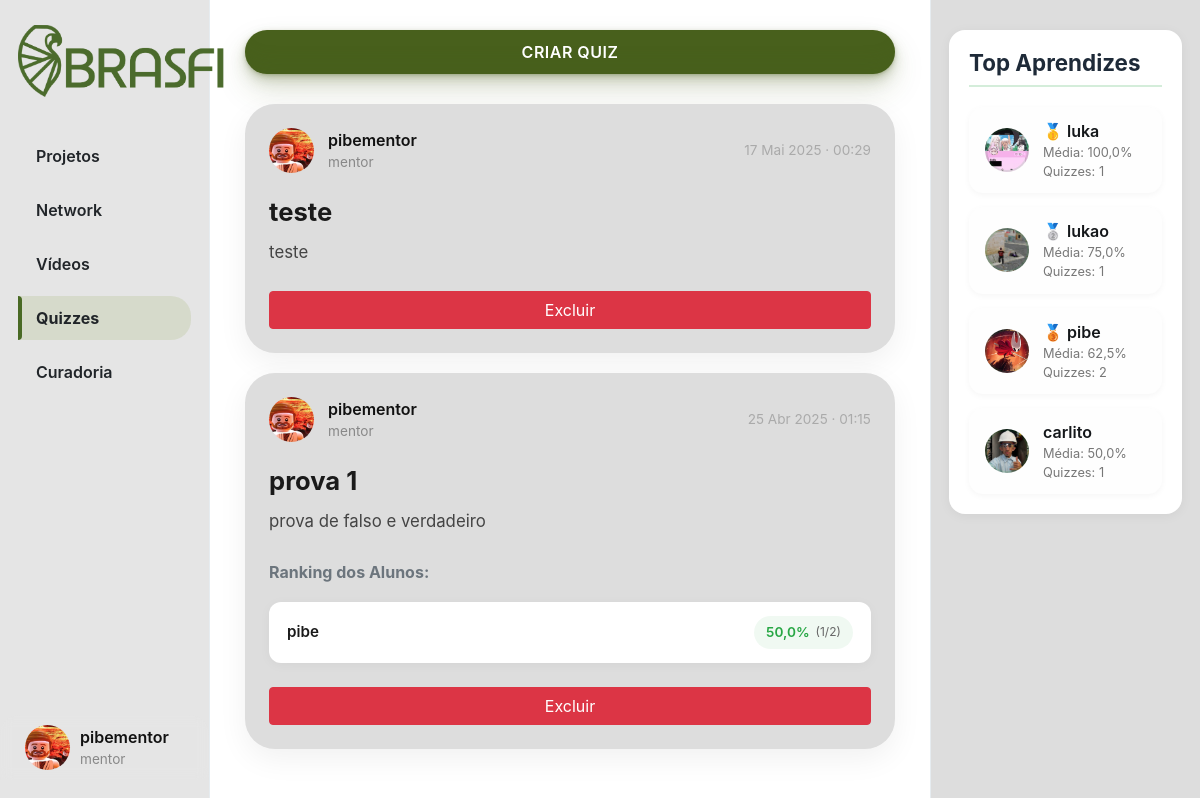
Page /quizzes (signed in) on the committed database.
### App_BRASFI/models.py (models this page shows, shortened)
class User(AbstractUser):
    TIPO_USUARIO = (
        ('mentor', 'Mentor'),
        ('aprendiz', 'Aprendiz'),
    )
    profilePic = models.ImageField(upload_to='profile_pic/', blank=True, null=True)
    userType = models.CharField(max_length=10, choices=TIPO_USUARIO, default='aprendiz')

class Quiz(models.Model):
    title = models.CharField(max_length=255)
    description = models.TextField(blank=True)
    created_at = models.DateTimeField(default=timezone.now)
    user = models.ForeignKey(User, on_delete=models.CASCADE, related_name="quizzes", null=True, blank=True)
    time_per_question = models.IntegerField(default=20)  # << NOVO

class QuizResult(models.Model):
    quiz = models.ForeignKey(Quiz, on_delete=models.CASCADE, related_name='results')
    user = models.ForeignKey(User, on_delete=models.CASCADE, related_name='quiz_results')
    score = models.IntegerField()
    total = models.IntegerField()
    percentage = models.FloatField()
    created_at = models.DateTimeField(auto_now_add=True)
    class Meta:
        unique_together = ('quiz', 'user')  # impede refazer o mesmo quiz

### App_BRASFI/views.py (the view)
# urls.py: path('quizzes', views.QuizzesView, name='quizzes'),
@login_required
def QuizzesView(request):
    quizzes = Quiz.objects.all().order_by('-id')
    quizzes_with_ranking = []
    for quiz in quizzes:
        item = {
            'quiz': quiz,
            'user_result': None,
            'ranking': [],
            'has_played': False
        }
        if request.user.userType == 'aprendiz':
            user_result = QuizResult.objects.filter(user=request.user, quiz=quiz).first()
            item['user_result'] = user_result
            item['has_played'] = user_result is not None
        if request.user.userType == 'mentor':
            item['ranking'] = quiz.results.order_by('-percentage')
        quizzes_with_ranking.append(item)
    user_stats = {}
    top_students = []
    if request.user.userType == 'aprendiz':
        results = QuizResult.objects.filter(user=request.user)
        total = results.count()
        avg = results.aggregate(Avg('percentage'))['percentage__avg'] or 0
        best = results.order_by('-percentage').first()
        user_stats = {
            'total_quizzes': total,
            'average_score': round(avg, 2),
            'best_score': best.percentage if best else 0,
            'best_quiz': best.quiz.title if best else None
        }
    elif request.user.userType == 'mentor':
        top_students = (
            QuizResult.objects
            .values('user__username', 'user__profilePic')
            .annotate(
                total_quizzes=Count('quiz', distinct=True),
                avg_score=Avg('percentage')
            )
            .filter(total_quizzes__gte=1)
            .order_by('-avg_score')[:5]
        )
    return render(request, "quizzes.html", {
        "page": "quizzes",
        "quizzes_with_ranking": quizzes_with_ranking,
        "user_stats": user_stats,
        "top_students": top_students
    })

### App_BRASFI/templates/quizzes.html (shortened to what this page needs)
{% extends "layout.html" %}
{% load static %}
{% block body %}
    {% if user.userType == "mentor" %}
        <button id="popup-btn" class="btn new-post-btn" onclick="createquiz()">Criar Quiz</button>
    {% endif %}
    {% if quizzes_with_ranking %}
    <div class="posts-view">
        {% for item in quizzes_with_ranking %}
        {% if user.userType == "aprendiz" or user == item.quiz.user %}
        <div class="post-card">
            <div class="post-header">
                <div class="creator-info">
                    <div class="small-profilepic" style="background-image: url('/media/{{ item.quiz.user.profilePic }}');"></div>
                    <div>
                        <div class="username">{{ item.quiz.user.username }}</div>
                        <div class="user-type">{{ item.quiz.user.userType }}</div>
                    </div>
                </div>
                <div class="created-at">{{ item.quiz.created_at|date:"d M Y · H:i" }}</div>
            </div>
            <div class="post-details">
                <h3 class="video-title">{{ item.quiz.title }}</h3>
                <p class="video-description">{{ item.quiz.description }}</p>
            </div>
            {% if item.ranking and user.userType == "mentor" %}
            <div class="post-details">
                <strong class="text-secondary mb-2 d-block">Ranking dos Alunos:</strong>
                <ul class="ranking-list">
                    {% for result in item.ranking %}
                    <li class="ranking-item">
                        <span class="ranking-username">{{ result.user.username }}</span>
                        <span class="ranking-score">
                            {{ result.percentage|floatformat:1 }}%
                            <small>({{ result.score }}/{{ result.total }})</small>
                        </span>
                    </li>
                    {% endfor %}
                </ul>
            </div>
            {% endif %}
            {% if user.userType == "mentor" %}
                <button class="btn btn-danger" onclick="deleteQuiz('{{ item.quiz.id }}')">Excluir</button>
            {% elif user.userType == "aprendiz" and not item.has_played %}
                <a href="{% url 'App_BRASFI:play_quiz' item.quiz.id %}" class="btn btn-primary">Jogar</a>
            {% endif %}
        </div>
        {% endif %}
        {% endfor %}
    </div>
    {% else %}
    <div class="posts-view">
        <div>Nenhum quiz encontrado.</div>
    </div>
    {% endif %}
{% endblock %}
{% block right %}
{% if request.user.userType == 'aprendiz' %}
<div class="stats-box">
    <h4>Suas Estatísticas</h4>
    <div class="stats-card">
        <div class="stats-row">
            <i class="fas fa-user"></i>
            <span>Usuário:</span>
            <strong>{{ request.user.username }}</strong>
        </div>
        <div class="stats-row">
            <i class="fas fa-list-ol"></i>
            <span>Total de quizzes:</span>
            <strong>{{ user_stats.total_quizzes }}</strong>
        </div>
        <div class="stats-row">
            <i class="fas fa-percentage"></i>
            <span>Média de acerto:</span>
            <strong>{{ user_stats.average_score }}%</strong>
        </div>
        {% if user_stats.best_quiz %}
        <div class="stats-row highlight">
            <i class="fas fa-trophy"></i>
            <span>Melhor desempenho:</span>
            <strong>{{ user_stats.best_score }}% em {{ user_stats.best_quiz }}</strong>
        </div>
        {% endif %}
    </div>
</div>
{% elif request.user.userType == 'mentor' %}
    <div class="stats-box">
        <h4>Top Aprendizes</h4>
        <ul class="profile-list">
            {% for student in top_students|slice:":5" %}
            <li class="profile-card">
                <div class="profile-avatar" style="background-image: url('/media/{{ student.user__profilePic }}');"></div>
                <div class="profile-info">
                    <div class="profile-name">
                        {% if forloop.counter == 1 %}🥇{% elif forloop.counter == 2 %}🥈{% elif forloop.counter == 3 %}🥉{% endif %}
                        {{ student.user__username }}
                    </div>
                    <div class="profile-meta">Média: {{ student.avg_score|floatformat:1 }}%</div>
                    <div class="profile-meta">Quizzes: {{ student.total_quizzes }}</div>
                </div>
            </li>
            {% endfor %}
        </ul>
    </div>
{% endif %}
{% endblock %}

### App_BRASFI/templates/layout.html (shortened to what this page needs)
{% load static %}
<!DOCTYPE html>
<html lang="pt-br">
    <head>
        <link rel="stylesheet" href="https://cdnjs.cloudflare.com/ajax/libs/font-awesome/6.5.0/css/all.min.css">
        <link rel="stylesheet" href="https://stackpath.bootstrapcdn.com/bootstrap/4.4.1/css/bootstrap.min.css">
        <link href="{% static 'styles/hub.css' %}" rel="stylesheet">
        <link rel="stylesheet" href="{% static 'styles/likes.css' %}">
    </head>
    <body>
        <div class="body" data-page="{{page}}">
            <div class="sidenav">
                <a href="{% url 'App_BRASFI:projecthub' %}" class="navbar-brand">
                    <img src="{% static 'img/BRASFI_nobg.png' %}" height="80px">
                </a>
                <ul class="sidenav-menu">
                    <li class="nav-item {% if page == 'projecthub' %}active{% endif %}">
                        <a href="{% url 'App_BRASFI:projecthub' %}" class="nav-link">
                            <div>Projetos</div>
                        </a>
                    </li>
                    <li class="nav-item {% if page == 'networkhub' %}active{% endif %}">
                        <a href="{% url 'App_BRASFI:networkhub' %}" class="nav-link">
                            <div>Network</div>
                        </a>
                    </li>
                    <li class="nav-item {% if request.path == '/videos' %}active{% endif %}">
                        <a href="{% url 'App_BRASFI:videos' %}" class="nav-link">
                            <div>Vídeos</div>
                        </a>
                    </li>
                    <li class="nav-item {% if request.path == '/quizzes' %}active{% endif %}">
                        <a href="{% url 'App_BRASFI:quizzes' %}" class="nav-link">
                            <div>Quizzes</div>
                        </a>
                    </li>
                    {% if user.userType == "mentor" %}
                    <li class="nav-item {% if request.path == '/curadoria' %}active{% endif %}">
                        <a href="{% url 'App_BRASFI:curadoria' %}" class="nav-link">
                            <div>Curadoria</div>
                        </a>
                    </li>
                    {% endif %}
                </ul>
                <div class="sidenav-user-wrapper">
                    <div class="user_account" onclick="toggleUserDropdown(event)">
                        <div class="small-profilepic" style="background-image: url('/media/{{ user.profilePic }}')"></div>
                        <div class="user-info">
                            <div class="username">{{ user.username }}</div>
                            <div class="user-type grey">{{ user.userType }}</div>
                        </div>
                    </div>
                </div>
            </div>
            <div class="main-div">
                <div class="left-div">
                    <div class="posts-view">
                        <div class="main-div-content">
                            {% block body %}
                            {% endblock %}
                        </div>
                    </div>
                </div>
            </div>
            <div class="right-div">
                <div class='right-div-content'>
                    {% block right %}
                    {% endblock %}
                </div>
            </div>
        </div>
    </body>
</html>

### rows in the picture
User: profilePic (picture), username "pibementor", userType "mentor"
Quiz: quiz.user.profilePic (picture), quiz.user.username "pibementor", quiz.user.userType "mentor", quiz.created_at "17 Mai 2025 · 00:29", quiz "teste", quiz.description "teste"
Quiz: quiz.user.profilePic (picture), quiz.user.username "pibementor", quiz.user.userType "mentor", quiz.created_at "25 Abr 2025 · 01:15", quiz "prova 1", quiz.description "prova de falso e verdadeiro"
QuizResult: user.username "pibe", percentage "50,0", score "1", total "2"
User: shows a picture, user__username "pibe", avg_score "62,5", total_quizzes "2"

### other values in the picture
{{ student.user__username }} "luka" "lukao" "carlito"
{{ student.avg_score|floatformat:1 }} "100,0" "75,0" "50,0"
{{ student.total_quizzes }} "1" "1" "1"
